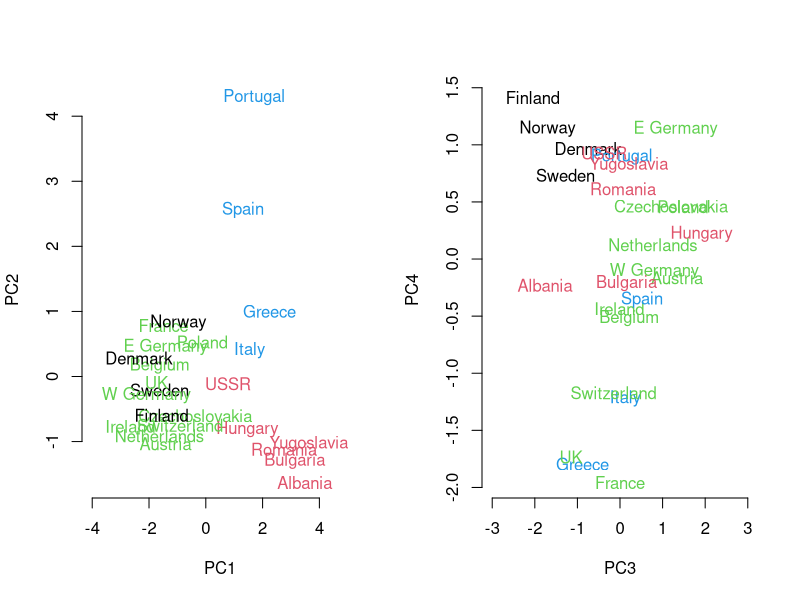
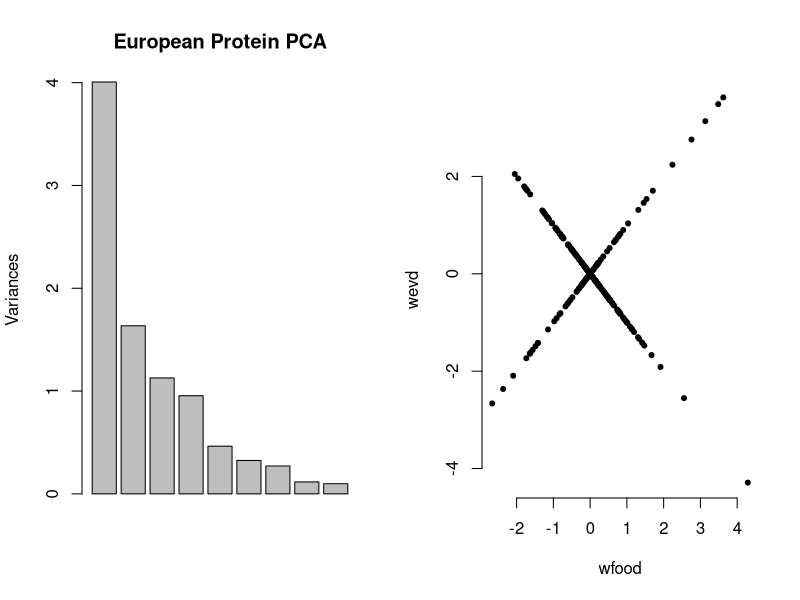

Write R code to recreate these figures, in order.
######################################
#### Factors
######################################

### *** European Protein Consumption, in grams/person-day *** ###
food <- read.csv("protein.csv", row.names=1) # 1st column is country name
head(food,4)

# fit the factors
pcfood <- prcomp(food, scale=TRUE)
round(pcfood$rotation, 1)
round( predict(pcfood, newdata=food["France",]),2)
head( round(wfood <- predict(pcfood),1)) 

## predict is just doing the same thing as the below:
w <- scale(food)%*%pcfood$rotation
all(w==wfood)

## implies rotations are on scale of standard deviations if scale=TRUE
## looks like PC1 is an 'average diet', PC2 is iberian
t( round(pcfood$rotation[,1:2],2) )

## do some k-means, for comparison
K <- 4
grpProtein <- kmeans(wfood, centers=K, nstart=20)

## how do the PCs look?
#png('proteinPCA.png', width=10, height=5, units="in", res=720)
par(mfrow=c(1,2))
plot(wfood[,1:2], type="n", xlim=c(-4,5),bty="n")
text(x=wfood[,1], y=wfood[,2], labels=rownames(food), col=grpProtein$cluster)
plot(wfood[,3:4], type="n", xlim=c(-3,3),bty="n")
text(x=wfood[,3], y=wfood[,4], labels=rownames(food), col=grpProtein$cluster)
#dev.off()

summary(pcfood)
## Scree plot
#png('proteinScree.png', width=5, height=5, units="in", res=720)
plot(pcfood, main="European Protein PCA")
#dev.off()

## summary puts these scree plots on a more intuitive scale: 
## proportion of variation explained.
summary(pcfood)

## same things, but with eigen values
X <- as.matrix(scale(food))
xbar <- colMeans(X)
XX <- crossprod(X) 
S <- XX/nrow(X) - tcrossprod(xbar)
evd <- eigen(S, symmetric=TRUE)
wevd <- X%*%evd$vectors

#png('proteinEVD.png', width=5, height=5, units="in", res=720)
plot(wfood,wevd,pch=20,bty="n")
#dev.off()
